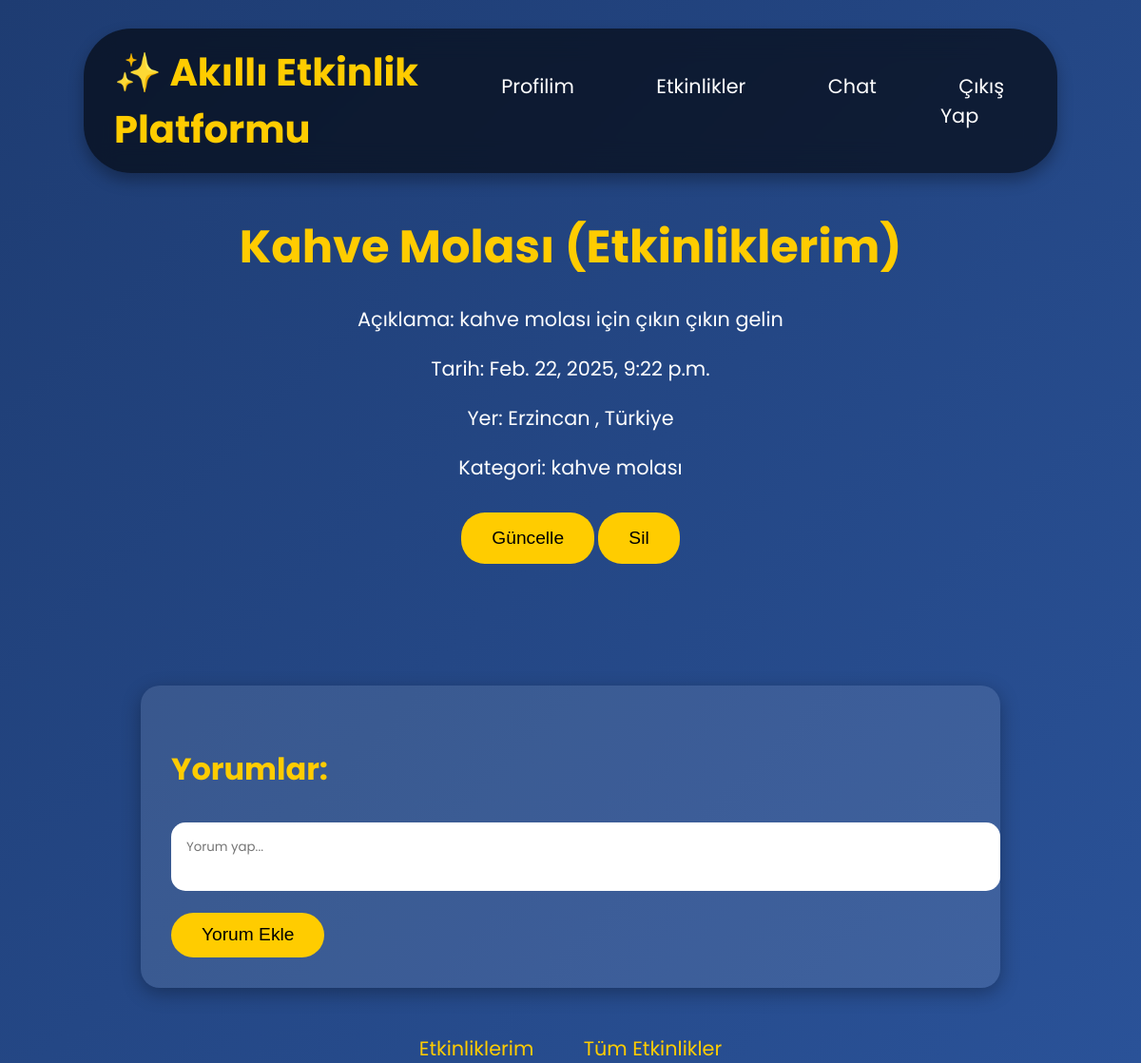
Page /events/myevents/51/ (signed in) on the committed database.
### events/models.py (models this page shows, shortened)
class Event(models.Model):
    name = models.CharField(max_length=200)
    description = models.TextField()
    date = models.DateTimeField()
    duration = models.DurationField(null=True, blank=True)
    location = models.CharField(max_length=300)
    category = models.CharField(max_length=100)
    owner = models.ForeignKey(settings.AUTH_USER_MODEL, on_delete=models.CASCADE, related_name='owned_events')  # Etkinliğin sahibi
    participants = models.ManyToManyField(User, through='Participation')
    latitude = models.FloatField(blank=True, null=True)  # Enlem bilgisi
    longitude = models.FloatField(blank=True, null=True)  # Boylam bilgisi

### events/views.py (the view, shortened to what this page needs)
# urls.py: path('myevents/<int:event_id>/', views.myevent_detail, name='myevent_detail'),
@login_required
def myevent_detail(request, event_id):
    event = get_object_or_404(Event, pk=event_id, participants=request.user)
    messages_list = Message.objects.filter(event=event)
    return render(request, 'events/myevent_detail.html', {'event': event, 'messages_list': messages_list})

### events/templates/events/myevent_detail.html (shortened to what this page needs)
<!DOCTYPE html>
<html lang="en">
<head>
</head>
<body>
    <div class="floating-navbar">
        <a href="{% url 'homepage' %}" class="navbar-logo">✨ Akıllı Etkinlik Platformu</a>
        <ul class="menu-items">
            <li><a href="{% url 'profile' request.user.id %}" class="active">Profilim</a></li>
            <li>
                <a href="#">Etkinlikler</a>
            </li>
            <li><a href="#">Chat</a></li>
            <li><a href="{% url 'logout' %}">Çıkış Yap</a></li>
        </ul>
    </div>
    <div class="event-detail-section">
        <h1>{{ event.name }} (Etkinliklerim)</h1>
        <p>Açıklama: {{ event.description }}</p>
        <p>Tarih: {{ event.date }}</p>
        <p>Yer: {{ event.location }}</p>
        <p>Kategori: {{ event.category }}</p>
        <div class="participation-form">
            <form method="post">
                {% if event.owner == request.user %}
                    <button type="submit" name="update_event">Güncelle</button>
                    <button type="submit" name="delete_event">Sil</button>
                {% else %}
                    <button type="submit" name="remove_participation">Etkinlikten Çıkar</button>
                {% endif %}
            </form>
        </div>
    </div>
    <div class="comments-section">
        <h3>Yorumlar:</h3>
        <div class="comment-form">
            <form method="post">
                <textarea name="message" placeholder="Yorum yap..."></textarea><br>
                <button type="submit" name="add_message">Yorum Ekle</button>
            </form>
        </div>
    </div>
    <div class="links-section">
        <a href="{% url 'my_events' %}">Etkinliklerim</a>
        <a href="{% url 'event_list' %}">Tüm Etkinlikler</a>
    </div>
</body>
</html>

### events/templates/events/myevent_detail.html (style rules this page uses)
body { font-family: 'Poppins', sans-serif; background: linear-gradient(135deg, #1e3c72, #2a5298); color: #ffffff; margin: 0; padding: 0; overflow-x: hidden; }
.floating-navbar { background: rgba(0, 0, 0, 0.6); box-shadow: 0 8px 16px rgba(0, 0, 0, 0.3); padding: 1rem 2rem; position: fixed; top: 30px; left: 50%; transform: translateX(-50%); z-index: 100; display: flex; justify-content: space-between; align-items: center; border-radius: 50px; backdrop-filter: blur(15px); width: 80%; }
.navbar-logo { font-size: 2.5rem; color: #ffcc00; font-weight: bold; text-decoration: none; transition: transform 0.4s; }
.menu-items { display: flex; list-style: none; padding: 0; margin: 0; }
.menu-items li { margin: 0 1.5rem; transition: transform 0.4s; position: relative; }
.menu-items li a { color: #ffffff; text-decoration: none; font-size: 1.3rem; padding: 0.6rem 1.2rem; border-radius: 30px; transition: background-color 0.4s, color 0.4s; }
.event-detail-section { text-align: center; margin-top: 10rem; padding: 2rem; }
.event-detail-section h1 { font-size: 3rem; color: #ffcc00; margin-bottom: 1.5rem; font-family: 'Poppins', sans-serif; }
.event-detail-section p { font-size: 1.3rem; margin-bottom: 1rem; color: #ffffff; }
.participation-form { margin: 2rem 0; }
.participation-form button { background-color: #ffcc00; color: #000; border: none; padding: 1rem 2rem; border-radius: 25px; font-size: 1.2rem; cursor: pointer; transition: background-color 0.3s, transform 0.3s; }
.comments-section { margin-top: 4rem; padding: 2rem; background: rgba(255, 255, 255, 0.1); border-radius: 20px; max-width: 70%; margin-left: auto; margin-right: auto; box-shadow: 0 6px 20px rgba(0, 0, 0, 0.3); }
.comments-section h3 { font-size: 2rem; color: #ffcc00; margin-bottom: 1.5rem; }
.comment-form { margin-top: 2rem; }
.comment-form textarea { width: 100%; padding: 1rem; border-radius: 15px; border: none; resize: none; font-family: 'Poppins', sans-serif; }
.comment-form button { background-color: #ffcc00; color: #000; border: none; padding: 0.8rem 2rem; border-radius: 25px; font-size: 1.2rem; cursor: pointer; margin-top: 1rem; transition: background-color 0.3s, transform 0.3s; }
.links-section { margin-top: 3rem; text-align: center; }
.links-section a { color: #ffcc00; font-size: 1.3rem; text-decoration: none; margin: 0 1.5rem; transition: color 0.3s; }

### rows in the picture
Event: name "Kahve Molası", description "kahve molası için çıkın çıkın gelin", date "Feb. 22, 2025, 9:22 p.m.", location "Erzincan , Türkiye", category "kahve molası"
